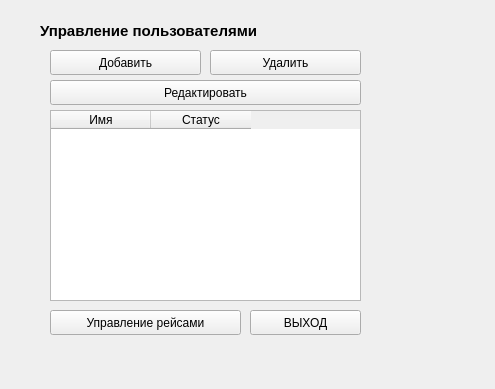
<?xml version="1.0" encoding="UTF-8"?>
<ui version="4.0">
 <class>admin_m</class>
 <widget class="QWidget" name="admin_m">
  <property name="geometry">
   <rect>
    <x>0</x>
    <y>0</y>
    <width>495</width>
    <height>389</height>
   </rect>
  </property>
  <property name="mouseTracking">
   <bool>true</bool>
  </property>
  <property name="windowTitle">
   <string>Form</string>
  </property>
  <widget class="QTableWidget" name="tableWidget">
   <property name="geometry">
    <rect>
     <x>50</x>
     <y>110</y>
     <width>311</width>
     <height>191</height>
    </rect>
   </property>
   <property name="mouseTracking">
    <bool>true</bool>
   </property>
   <column>
    <property name="text">
     <string>Имя</string>
    </property>
   </column>
   <column>
    <property name="text">
     <string>Статус</string>
    </property>
   </column>
  </widget>
  <widget class="QLabel" name="label">
   <property name="geometry">
    <rect>
     <x>40</x>
     <y>10</y>
     <width>311</width>
     <height>41</height>
    </rect>
   </property>
   <property name="font">
    <font>
     <pointsize>11</pointsize>
     <weight>75</weight>
     <bold>true</bold>
    </font>
   </property>
   <property name="text">
    <string>Управление пользователями</string>
   </property>
  </widget>
  <widget class="QPushButton" name="deleteButton">
   <property name="geometry">
    <rect>
     <x>210</x>
     <y>50</y>
     <width>151</width>
     <height>25</height>
    </rect>
   </property>
   <property name="text">
    <string>Удалить</string>
   </property>
  </widget>
  <widget class="QPushButton" name="addButton">
   <property name="geometry">
    <rect>
     <x>50</x>
     <y>50</y>
     <width>151</width>
     <height>25</height>
    </rect>
   </property>
   <property name="text">
    <string>Добавить</string>
   </property>
  </widget>
  <widget class="QPushButton" name="change">
   <property name="geometry">
    <rect>
     <x>50</x>
     <y>80</y>
     <width>311</width>
     <height>25</height>
    </rect>
   </property>
   <property name="text">
    <string>Редактировать</string>
   </property>
  </widget>
  <widget class="QPushButton" name="exits">
   <property name="geometry">
    <rect>
     <x>250</x>
     <y>310</y>
     <width>111</width>
     <height>25</height>
    </rect>
   </property>
   <property name="text">
    <string>ВЫХОД</string>
   </property>
  </widget>
  <widget class="QPushButton" name="pushButton_3">
   <property name="geometry">
    <rect>
     <x>50</x>
     <y>310</y>
     <width>191</width>
     <height>25</height>
    </rect>
   </property>
   <property name="text">
    <string>Управление рейсами</string>
   </property>
  </widget>
 </widget>
 <resources/>
 <connections/>
</ui>
